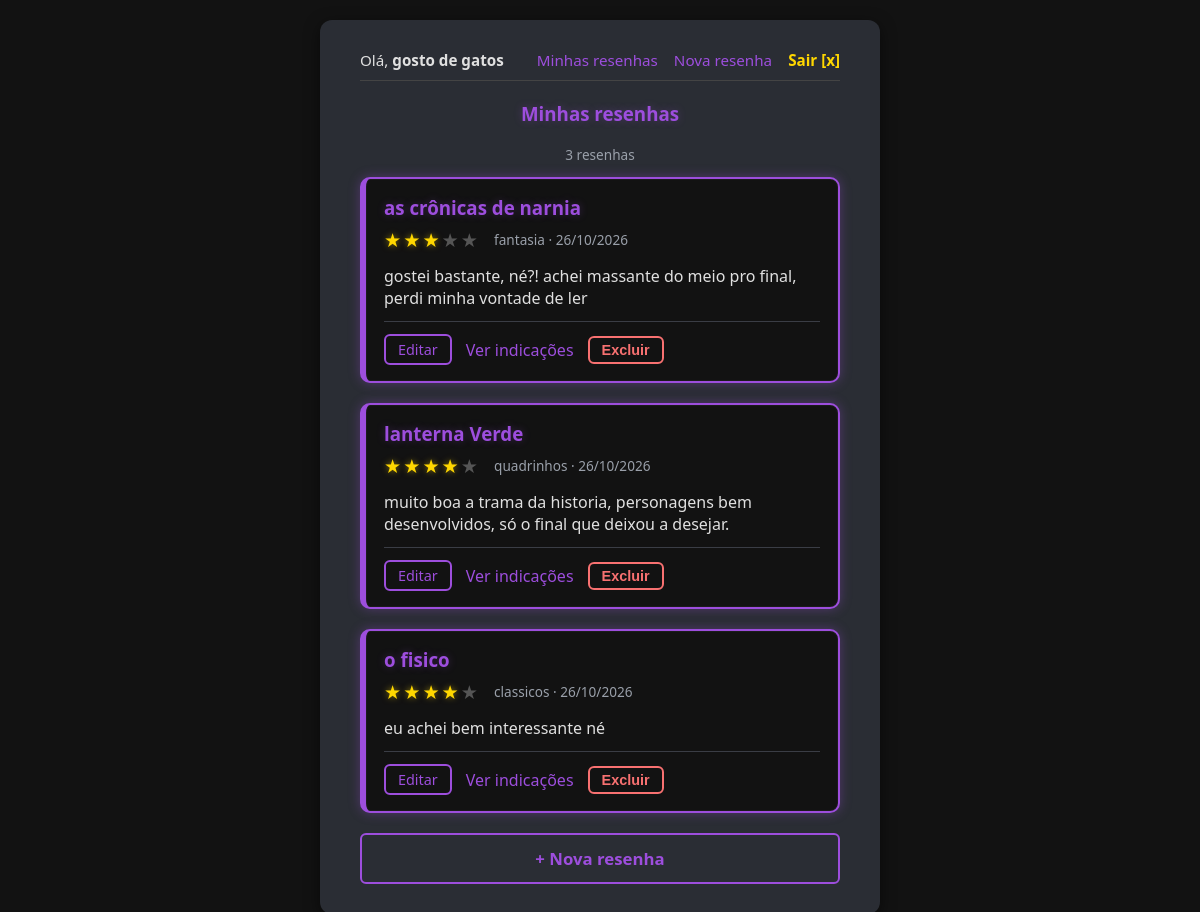
The app's page /resenhas (signed in) with its own data.
### tables this page shows
CREATE TABLE resenhas (
                id         INTEGER PRIMARY KEY AUTOINCREMENT,
                usuario_id INTEGER NOT NULL REFERENCES usuarios(id) ON DELETE CASCADE,
                titulo     TEXT NOT NULL,
                genero     TEXT NOT NULL,
                nota       INTEGER CHECK (nota BETWEEN 1 AND 5),
                texto      TEXT NOT NULL,
                criado_em  TEXT NOT NULL DEFAULT CURRENT_TIMESTAMP
            );

### clube/rotas.py (the view)
@app.route("/resenhas")
@login_obrigatorio
def resenhas():
    usuario_id = session["usuario_id"]
    total = models.Resenha.contar_do_usuario(usuario_id)
    paginas = max(1, math.ceil(total / POR_PAGINA))
    pagina = min(max(1, request.args.get("pagina", 1, type=int)), paginas)
    lista_resenhas = models.Resenha.listar_do_usuario(usuario_id, pagina, POR_PAGINA)
    return render_template("resenhas.html", resenhas=lista_resenhas, total=total, pagina=pagina, paginas=paginas)

### clube/models.py (called while the page is built)
    def __enter__(self):
        CAMINHO.parent.mkdir(parents=True, exist_ok=True)
        self.conexao = sqlite3.connect(CAMINHO)
        self.conexao.row_factory = sqlite3.Row
        self.conexao.execute("PRAGMA foreign_keys = ON")
        return self.conexao

    def __exit__(self, exc_type, exc_val, exc_tb):
        if self.conexao:
            if exc_type is None:
                self.conexao.commit()
            else:
                self.conexao.rollback()
            self.conexao.close()

    @classmethod
    def contar_do_usuario(cls, usuario_id):
        with ConexaoBD() as bd:
            return bd.execute("SELECT COUNT(*) FROM resenhas WHERE usuario_id = ?", (usuario_id,)).fetchone()[0]

    @classmethod
    def listar_do_usuario(cls, usuario_id, pagina=1, por_pagina=None):
        sql = "SELECT * FROM resenhas WHERE usuario_id = ? ORDER BY criado_em DESC, id DESC"
        params = [usuario_id]
        if por_pagina is not None:
            sql += " LIMIT ? OFFSET ?"
            params += [por_pagina, (max(1, pagina) - 1) * por_pagina]
        with ConexaoBD() as bd:
            linhas = bd.execute(sql, params).fetchall()
            return [cls(**dict(linha)) for linha in linhas]

### clube/rotas.py (called while the page is built)
def login_obrigatorio(rota):
    @wraps(rota)
    def envelope(*args, **kwargs):
        if "usuario_id" not in session:
            return redirect(url_for("login"))
        return rota(*args, **kwargs)
    return envelope

@app.context_processor
def constantes_dos_templates():
    return {"limite_por_hora": models.LIMITE_RESENHAS_POR_HORA}

@app.template_filter("data_br")
def data_br(valor):
    try:
        return datetime.strptime(valor, "%Y-%m-%d %H:%M:%S").strftime("%d/%m/%Y")
    except (TypeError, ValueError):
        return valor or ""

### clube/templates/resenhas.html (shortened to what this page needs)
{% extends "base.html" %}
{% from "_macros.html" import estrelas %}
{% block content %}
    <h3>Minhas resenhas</h3>
    {% if total %}<p class="suave" style="text-align:center">{{ total }} resenha{{ '' if total == 1 else 's' }}</p>{% endif %}
    {% for r in resenhas %}
    <div class="resenha">
        <h3>{{ r.titulo }}</h3>
        <div class="meta">
            {{ estrelas(r.nota) }}
            <span class="suave">{{ r.genero }} · {{ r.criado_em|data_br }}</span>
        </div>
        <p>{{ r.texto }}</p>
        <div class="acoes">
            <a class="editar" href="{{ url_for('editar_resenha', resenha_id=r.id, pagina=pagina) }}">Editar</a>
            <a href="{{ url_for('indicacao', resenha_id=r.id) }}">Ver indicações</a>
            <form method="POST" action="{{ url_for('excluir_resenha', resenha_id=r.id) }}"
                  onsubmit="return confirm('Excluir esta resenha? Não dá para desfazer.');">
                <button class="perigo" type="submit">Excluir</button>
            </form>
        </div>
    </div>
    {% else %}
    <p style="text-align:center">Você ainda não tem resenhas.</p>
    {% endfor %}
    <a class="botao" href="{{ url_for('nova_resenha') }}">+ Nova resenha</a>
{% endblock %}

### clube/templates/base.html (shortened to what this page needs)
<!DOCTYPE html>
<html lang="pt-BR">
<head>
</head>
<body>
    <div class="container">
        {% if session.usuario %}
        <div class="topo">
            <span>Olá, <strong>{{ session.usuario }}</strong></span>
            <nav>
                <a href="{{ url_for('resenhas') }}">Minhas resenhas</a>
                <a href="{{ url_for('nova_resenha') }}">Nova resenha</a>
                <a class="sair" href="{{ url_for('logout') }}">Sair [x]</a>
            </nav>
        </div>
        {% endif %}
        {% block content %}{% endblock %}
    </div>
</body>
</html>

### clube/templates/_macros.html
{% macro estrelas(nota) -%}
{%- if nota -%}
<span class="estrelas" role="img" aria-label="Nota {{ nota }} de 5">{% for i in range(1, 6) %}<span class="{{ 'on' if i <= nota else 'off' }}">★</span>{% endfor %}</span>
{%- else -%}
<span class="suave">sem nota</span>
{%- endif -%}
{%- endmacro %}

### clube/templates/base.html (style rules this page uses)
:root { --bg-principal: #121212; --bg-secundario: #2A2D34; --acao-neon: #9D4EDD; --acao-hover: #b774ea; --texto-claro: #E0E0E0; --destaque-amarelo: #FFD700; --erro: #f87171; }
* { box-sizing: border-box; }
body { background-color: var(--bg-principal); color: var(--texto-claro); font-family: 'Segoe UI', Tahoma, Geneva, Verdana, sans-serif; margin: 0; padding: 20px; display: flex; justify-content: center; align-items: flex-start; min-height: 100vh; }
.container { background-color: var(--bg-secundario); padding: 30px 40px; border-radius: 12px; box-shadow: 0 4px 15px rgba(0, 0, 0, 0.5); width: 100%; max-width: 560px; margin: auto 0; }
h2, h3 { color: var(--acao-neon); text-align: center; margin-top: 0; text-shadow: 0 0 8px rgba(157, 78, 221, 0.3); }
a { color: var(--acao-neon); text-decoration: none; transition: 0.3s; }
form { display: flex; flex-direction: column; gap: 15px; }
button, .botao { background-color: transparent; color: var(--acao-neon); border: 2px solid var(--acao-neon); padding: 12px; font-size: 1.05em; font-weight: bold; border-radius: 6px; cursor: pointer; transition: all 0.3s ease; margin-top: 10px; text-align: center; display: block; }
.topo { display: flex; justify-content: space-between; align-items: baseline; flex-wrap: wrap; gap: 8px 16px; border-bottom: 1px solid #444; padding-bottom: 10px; margin-bottom: 20px; font-size: 0.95em; }
.topo nav { display: flex; gap: 16px; flex-wrap: wrap; }
.topo .sair { color: var(--destaque-amarelo); font-weight: bold; }
.resenha { background: var(--bg-principal); border: 2px solid var(--acao-neon); border-left-width: 6px; border-radius: 10px; padding: 16px 18px; margin-bottom: 20px; box-shadow: 0 0 12px rgba(157, 78, 221, 0.35), inset 0 0 0 1px rgba(255, 255, 255, 0.04); transition: box-shadow 0.3s, border-color 0.3s, transform 0.3s; }
.resenha h3 { text-align: left; margin-bottom: 6px; }
.suave { color: #9aa0aa; font-size: 0.85em; }
.resenha .meta { display: flex; flex-wrap: wrap; align-items: center; gap: 4px 14px; }
.resenha p { white-space: pre-wrap; margin: 12px 0; }
.acoes { display: flex; gap: 14px; align-items: center; border-top: 1px solid #3a3d45; padding-top: 12px; }
.acoes form { display: inline; }
.acoes button { margin: 0; padding: 4px 12px; font-size: 0.9em; }
.acoes .editar { padding: 4px 12px; font-size: 0.9em; margin: 0; border: 2px solid var(--acao-neon); border-radius: 6px; }
.perigo { color: var(--erro); border-color: var(--erro); }
.estrelas { font-size: 1.2em; letter-spacing: 2px; white-space: nowrap; }
.estrelas .on { color: var(--destaque-amarelo); text-shadow: 0 0 6px rgba(255, 215, 0, 0.5); }
.estrelas .off { color: #555; }

### records on screen
resenhas: titulo "as crônicas de narnia", genero "fantasia", criado_em|data_br "26/10/2026", texto "gostei bastante, né?! achei massante do meio pro final, perdi minha vontade de ler"
resenhas: titulo "lanterna Verde", genero "quadrinhos", criado_em|data_br "26/10/2026", texto "muito boa a trama da historia, personagens bem desenvolvidos, só o final que deixou a desejar."
resenhas: titulo "o fisico", genero "classicos", criado_em|data_br "26/10/2026", texto "eu achei bem interessante né"

### other values on screen
{{ session.usuario }} "gosto de gatos"
{{ total }} "3"
{{ '' if total == 1 else 's' }} "s"
